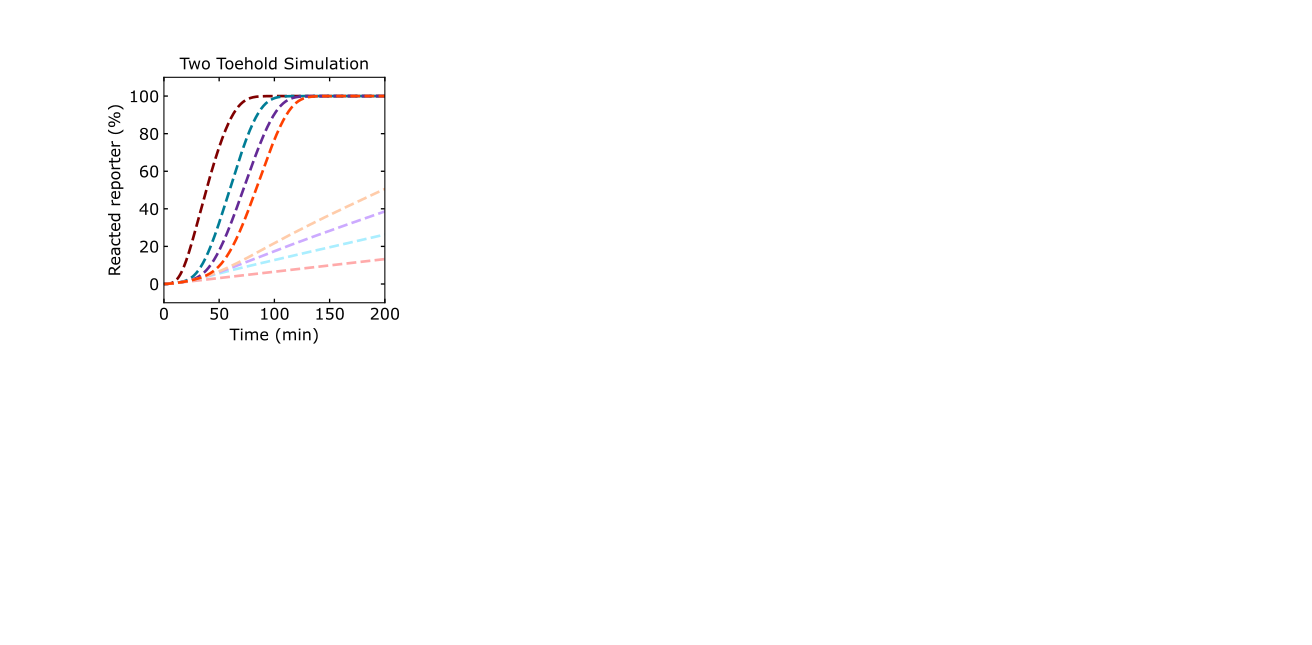

Reproduce this figure in Python.
# -*- coding: utf-8 -*-
"""
Created on Mon Jul 11 11:48:55 2022

@author: tnm12
"""

import numpy as np
import matplotlib.pyplot as plt
from matplotlib.ticker import MaxNLocator

import sys
import Simulatorv2021 as RSDs #import version 2.0.2.1 of simulator

fs = 12



csl2 = [[255/255,170/255,170/255],
       [0.5,0,0],      
       [170/255,238/255,255/255],  
       [0/255,125/255,150/255],       
       [204/255,170/255,255/255],
       [100/255,42/255,150/255], 
       [255/255,204/255,170/255],      
       [1,0.25,0]]      


'''
##############################################################################
Simulations
##############################################################################
'''

t_sim = np.linspace(0,6,1001)*3600 # seconds

k_txn = 0.0075 #transcription rate

REP_con = 500

model = RSDs.RSD_sim(5) # define the model instance and # of domains

# specify species involved in the reaction

'''
For this simulation, gates with u-th inputs have default forward rate, gates \
with v-th inputs have a forward rate of 5e3/1e9
'''

model.molecular_species('gate{v1,u2r}',DNA_con=25,krsd=5e3/1e9) 
model.molecular_species('reporter{u2}',DNA_con=REP_con)

model.global_rate_constants(ktxn=k_txn) #globally changes transcription rates

IN1 = [0,50,0,0,0,0,0,0]
IN4 = [0,0,0,0,0,50,0,0]
                        #input templates
IN5 = [0,0,0,50,0,0,0,0]
IN3 = [0,0,0,0,0,0,0,50]

i = 0

plt.subplot(2,4,1)
for n in range(len(IN1)):
    
    model.molecular_species('input{v1}',DNA_con=IN1[n])
    model.molecular_species('input{v4}',DNA_con=IN4[n])
    model.molecular_species('input{u5}',DNA_con=IN5[n])
    model.molecular_species('input{u3}',DNA_con=IN3[n])
    
    if n > 1:
        model.molecular_species('gate{u5,v1}',DNA_con=25) 
    if n > 3:
        model.molecular_species('gate{v4,u5}',DNA_con=25,krsd=5e3/1e9) 
    if n > 5: 
        model.molecular_species('gate{u3,v4}',DNA_con=25) 

    
    
    # simulate the model (input is simulation time)
    model.simulate(t_sim)
    
    
    # pull out the species from the model solution to plot
    S2 = model.output_concentration('S{2}')
    
    fs = 12
    
    plt.plot(model.t/60,100*(S2/REP_con),color=csl2[n],linewidth=2,linestyle='--')

plt.xticks(fontsize=fs)
plt.yticks(fontsize=fs)
plt.ylim(-10,110)
plt.xlim(0,200)
ax1 = plt.gca()
ax1.xaxis.set_tick_params(which='both',size=3,width=1,direction='in',top='on')
ax1.yaxis.set_tick_params(which='both',size=3,width=1,direction='in',right='on')
plt.xlabel('Time (min)',fontsize=fs)
plt.ylabel('Reacted reporter (%)',fontsize=fs)
plt.title('Two Toehold Simulation')
